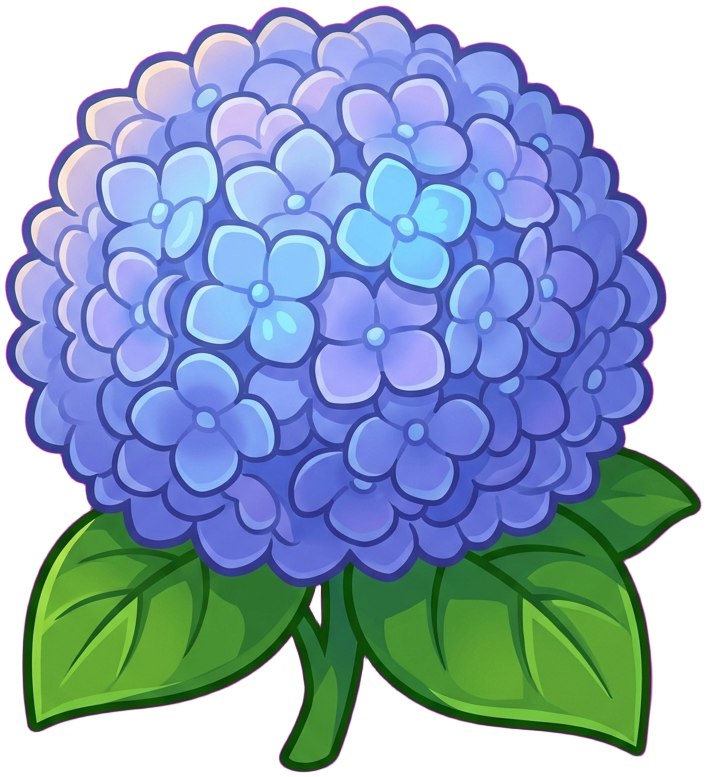
#> input picture minigame/images/flowers/fresh/flower_fresh_8.png, 707 x 777 px, found by its file name
$ python normalize_greenhouse_furniture_pngs.py
#> lines starting #> are read from the running program, lines starting #| are printed output that depends on the picture
#!/usr/bin/env python3
"""
Align greenhouse / 花房批次家具 PNG，统一缩放到与常见家具图标一致（最长边 MAX_SIDE）。

- 历史 `subpkg_deco/images/room/` 格贴图已移除；花房成品以 `furniture/` 为准
- 盆栽线成品以 raw 的 furniture_greenhouse_pot_*_nb2 经 rembg 入库为准
- 其余 greenhouse_pot_* 与 wallart_greenhouse_chalkboard：仅缩放优化（不替换源图）
- 空白/64×64 占位：用棋盘鲜花 icon 临时顶替（见 PLACEHOLDER_FRESH），便于后续 NB2 覆盖

用法：仓库根目录
  python3 scripts/normalize_greenhouse_furniture_pngs.py
"""
from __future__ import annotations

import sys
from pathlib import Path

from PIL import Image

ROOT = Path(__file__).resolve().parents[1]
FURN = ROOT / "minigame/subpkg_deco/images/furniture"
FRESH = ROOT / "minigame/subpkg_items/images/flowers/fresh"

MAX_SIDE = 256

PLACEHOLDER_FRESH = {
    # 仅当文件仍为空白占位时，用棋盘鲜花顶替（正式图已由 NB2+rembg 写入则走缩放分支）
    "greenhouse_pot_orchid.png": "flower_fresh_8.png",
    "greenhouse_pot_peony_gold.png": "flower_fresh_10.png",
}

OTHER_GREENHOUSE = [
    "wallart_greenhouse_chalkboard.png",
    "greenhouse_pot_sunflower.png",
    "greenhouse_pot_carnation.png",
    "greenhouse_pot_rose.png",
    "greenhouse_vase_tulip.png",
    "greenhouse_vase_peony.png",
    "greenhouse_vase_lotus.png",
]


def is_broken_placeholder(path: Path) -> bool:
    if not path.exists():
        return True
    if path.stat().st_size < 200:
        return True
    with Image.open(path) as im:
        w, h = im.size
    return w <= 64 and h <= 64


def fit_max_rgba(im: Image.Image, max_side: int) -> Image.Image:
    """返回与磁盘句柄脱钩的图，便于在 `with Image.open()` 外 save。"""
    im.load()
    im = im.convert("RGBA")
    w, h = im.size
    scale = min(max_side / w, max_side / h)
    if scale >= 1.0:
        return im.copy()
    nw = max(1, int(round(w * scale)))
    nh = max(1, int(round(h * scale)))
    return im.resize((nw, nh), Image.Resampling.LANCZOS)


def save_optimized_png(im: Image.Image, path: Path) -> None:
    if im.mode != "RGBA":
        im = im.convert("RGBA")
    path.parent.mkdir(parents=True, exist_ok=True)
    im.save(path, format="PNG", optimize=True, compress_level=9)


def main() -> int:
    if not FURN.is_dir():
        print("Expected minigame/subpkg_deco/images/furniture missing", file=sys.stderr)
        return 1

    for furn_name, fresh_name in PLACEHOLDER_FRESH.items():
        dst = FURN / furn_name
        src = FRESH / fresh_name
        if not src.exists():
            print(f"skip placeholder {furn_name}: missing {src}", file=sys.stderr)
            continue
        if is_broken_placeholder(dst):
            with Image.open(src) as im:
#> im is the input picture: PIL image 707x777 RGBA; mean R, G, B, A 77.5, 100, 125.3, 185.6
                out = fit_max_rgba(im, MAX_SIDE)
#> in fit_max_rgba, `return im.resize((nw, nh), Image.Resampling.LANCZOS)`:
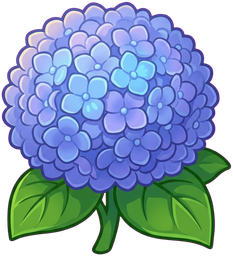
#> returned value: PIL image 233x256 RGBA; mean R, G, B, A 79.4, 100.4, 127.4, 185.6; transparent parts drawn white
            save_optimized_png(out, dst)
            print(f"placeholder {furn_name} <- {fresh_name} -> {out.size}")
#| placeholder greenhouse_pot_orchid.png <- flower_fresh_8.png -> (233, 256)
        else:
            with Image.open(dst) as im:
                out = fit_max_rgba(im, MAX_SIDE)
            save_optimized_png(out, dst)
            print(f"scaled {furn_name} -> {out.size}")
#> pass 2 of the loop in main, `for furn_name, fresh_name in PLACEHOLDER_FRESH.items():`:
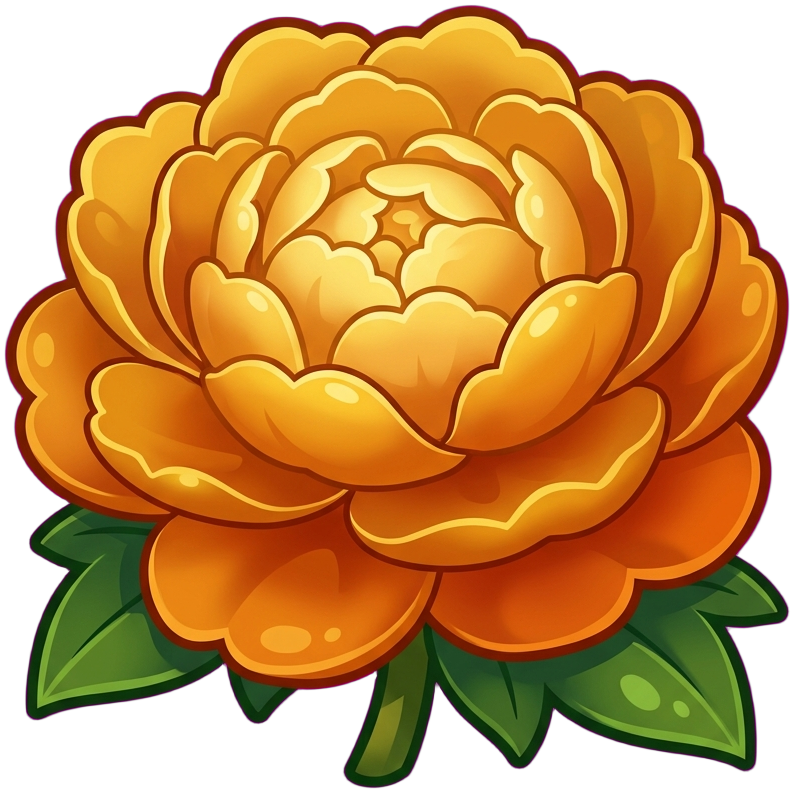
#> input picture minigame/images/flowers/fresh/flower_fresh_10.png, 795 x 793 px, found by its file name
#> in main, im is the input picture: PIL image 795x793 RGBA; mean R, G, B, A 138.3, 86.3, 23, 191.3
#> in fit_max_rgba (call 2), `return im.resize((nw, nh), Image.Resampling.LANCZOS)`:
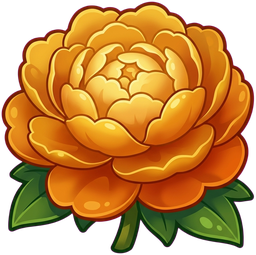
#> returned value: PIL image 256x255 RGBA; mean R, G, B, A 140, 86.1, 24.7, 191.3; transparent parts drawn white
#| placeholder greenhouse_pot_peony_gold.png <- flower_fresh_10.png -> (256, 255)

    for name in OTHER_GREENHOUSE:
        path = FURN / name
        if not path.exists():
            continue
        with Image.open(path) as im:
            out = fit_max_rgba(im, MAX_SIDE)
        save_optimized_png(out, path)
        print(f"scaled {name} -> {out.size}")
#> pass 2 of the loop in main, `for name in OTHER_GREENHOUSE:`:

    return 0


if __name__ == "__main__":
    raise SystemExit(main())
#> (the program exits here)
